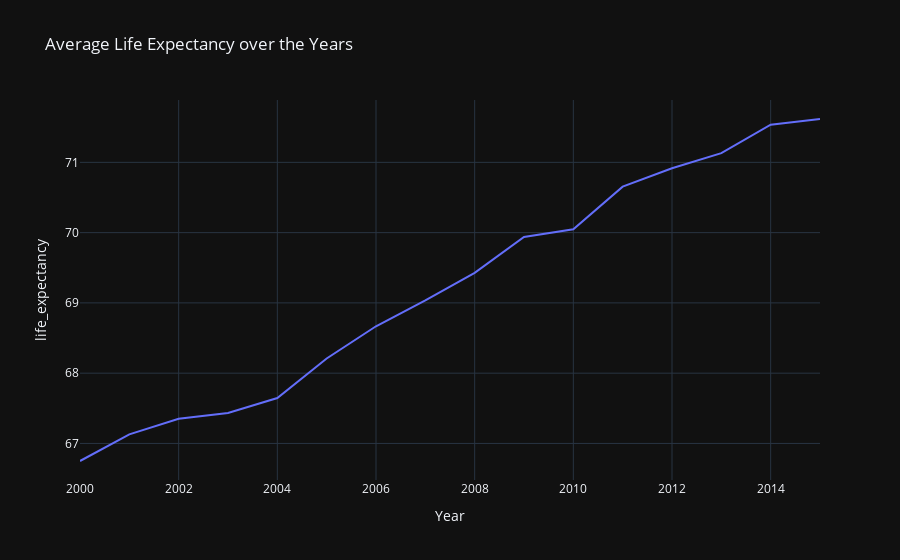

Here is the notebook cell this chart was saved with:
### Code cell
# Create the interactive line plot
import plotly.express as px

fig = px.line(
    average_life_expectancy,
    x='Year',
    y='life_expectancy',  # make sure this matches your dataframe exactly
    title='Average Life Expectancy over the Years',
    labels={'Year': 'Year', 'Life expectancy ': 'Life Expectancy (years)'},
    template='plotly_dark'
)
fig.show()

### Figure 1 — Plotly figure (JSON) as saved in the notebook; plotly's stock layout.template omitted (floating-point values rounded to 4 significant figures)
{"data": [{"hovertemplate": "Year=%{x}<br>life_expectancy=%{y}<extra></extra>", "legendgroup": "", "line": {"color": "#636efa", "dash": "solid"}, "marker": {"symbol": "circle"}, "mode": "lines", "name": "", "orientation": "v", "showlegend": false, "type": "scatter", "x": [2000, 2001, 2002, 2003, 2004, 2005, 2006, 2007, 2008, 2009, 2010, 2011, 2012, 2013, 2014, 2015], "xaxis": "x", "y": [66.75, 67.13, 67.35, 67.43, 67.65, 68.21, 68.67, 69.04, 69.43, 69.94, 70.05, 70.65, 70.92, 71.13, 71.54, 71.62], "yaxis": "y"}], "layout": {"legend": {"tracegroupgap": 0}, "title": {"text": "Average Life Expectancy over the Years"}, "xaxis": {"anchor": "y", "domain": [0, 1], "title": {"text": "Year"}}, "yaxis": {"anchor": "x", "domain": [0, 1], "title": {"text": "life_expectancy"}}}}
